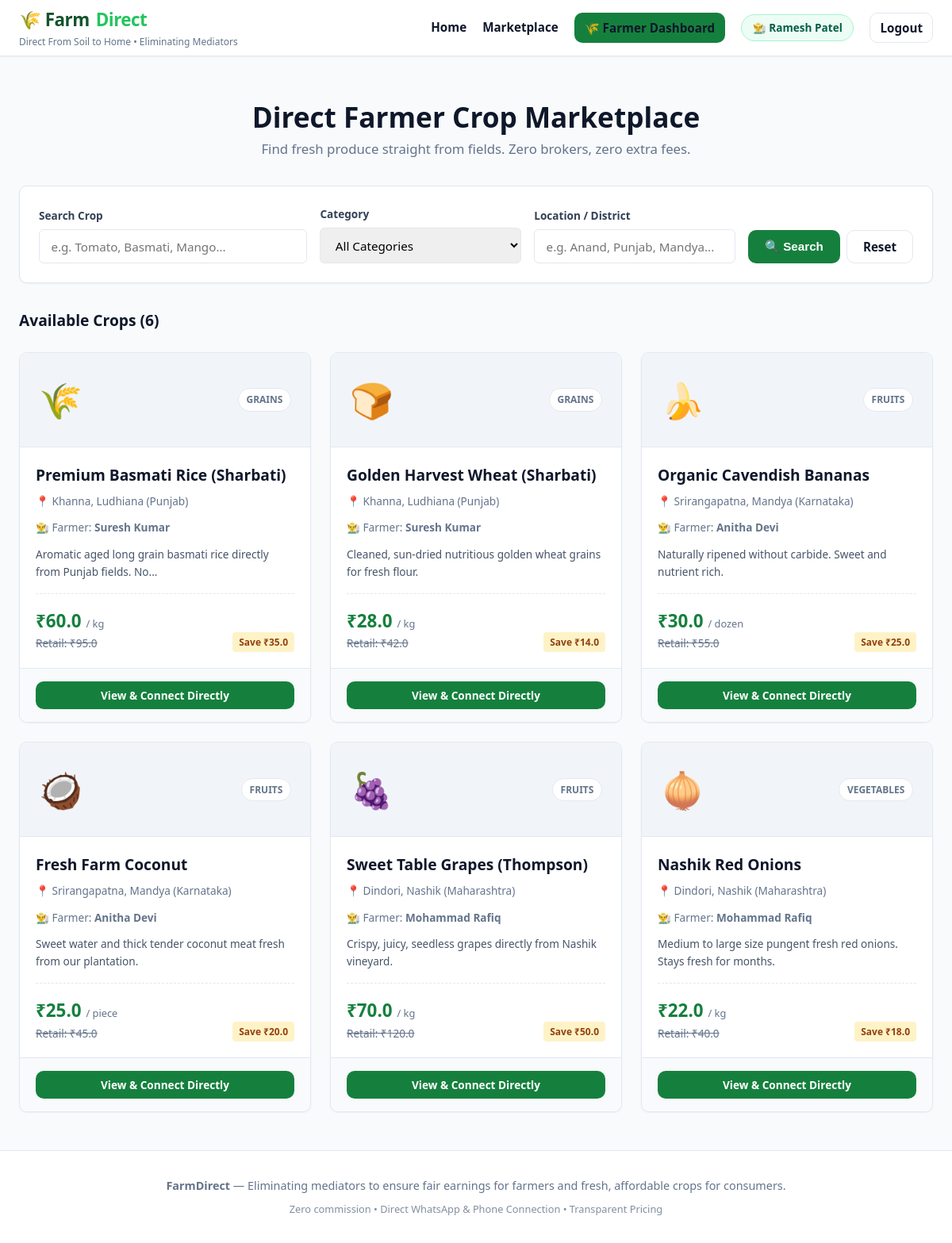
The app's page /crops (signed in) with its own data.
### tables this page shows
CREATE TABLE users (
        id INTEGER PRIMARY KEY AUTOINCREMENT,
        role TEXT NOT NULL CHECK(role IN ('farmer', 'consumer')),
        name TEXT NOT NULL,
        phone TEXT NOT NULL,
        email TEXT UNIQUE,
        password_hash TEXT NOT NULL,
        state TEXT,
        district TEXT,
        city_village TEXT NOT NULL,
        address TEXT,
        created_at TIMESTAMP DEFAULT CURRENT_TIMESTAMP
    );

CREATE TABLE crops (
        id INTEGER PRIMARY KEY AUTOINCREMENT,
        farmer_id INTEGER NOT NULL,
        crop_name TEXT NOT NULL,
        category TEXT NOT NULL,
        price REAL NOT NULL,
        unit TEXT NOT NULL DEFAULT 'kg',
        quantity REAL NOT NULL,
        harvest_date TEXT,
        description TEXT,
        image_emoji TEXT DEFAULT '🌾',
        location TEXT NOT NULL,
        estimated_market_price REAL,
        status TEXT NOT NULL DEFAULT 'available' CHECK(status IN ('available', 'sold_out')),
        created_at TIMESTAMP DEFAULT CURRENT_TIMESTAMP,
        FOREIGN KEY (farmer_id) REFERENCES users (id) ON DELETE CASCADE
    );

### app.py (the view)
@app.route('/crops')
def marketplace():
    query = request.args.get('q', '').strip()
    category = request.args.get('category', '').strip()
    location = request.args.get('location', '').strip()
    crops = db.get_all_crops(search_query=query, category=category, location_query=location)
    return render_template('marketplace.html', crops=crops, search_query=query, category=category, location=location)

### app.py (called while the page is built)
@app.context_processor
def inject_user():
    user = None
    if 'user_id' in session:
        user = db.get_user_by_id(session['user_id'])
    return dict(current_user=user)

### database.py (called while the page is built)
def get_db_connection():
    conn = sqlite3.connect(DB_PATH)
    conn.row_factory = sqlite3.Row
    return conn

def get_user_by_id(user_id):
    conn = get_db_connection()
    user = conn.execute("SELECT * FROM users WHERE id = ?", (user_id,)).fetchone()
    conn.close()
    return user

### templates/marketplace.html (shortened to what this page needs)
{% extends "base.html" %}
{% block content %}
<div class="container" style="padding-top: 2rem;">
    <div style="margin-bottom: 2rem; text-align: center;">
        <h1 style="font-size: 2.2rem; font-weight: 800; color: var(--text-dark);">Direct Farmer Crop Marketplace</h1>
        <p style="color: var(--text-muted); font-size: 1.05rem;">
            Find fresh produce straight from fields. Zero brokers, zero extra fees.
        </p>
    </div>
    <div class="filter-card">
        <form method="GET" action="{{ url_for('marketplace') }}" class="filter-form">
            <div class="form-group" style="margin-bottom: 0;">
                <label for="q">Search Crop</label>
                <input type="text" id="q" name="q" class="form-control" placeholder="e.g. Tomato, Basmati, Mango..." value="{{ search_query }}">
            </div>
            <div class="form-group" style="margin-bottom: 0;">
                <label for="category">Category</label>
                <select id="category" name="category" class="form-control">
                    <option value="">All Categories</option>
                </select>
            </div>
            <div class="form-group" style="margin-bottom: 0;">
                <label for="location">Location / District</label>
                <input type="text" id="location" name="location" class="form-control" placeholder="e.g. Anand, Punjab, Mandya..." value="{{ location }}">
            </div>
            <div style="display: flex; gap: 0.5rem;">
                <button type="submit" class="btn btn-primary" style="height: 42px;">🔍 Search</button>
                <a href="{{ url_for('marketplace') }}" class="btn btn-secondary" style="height: 42px;" title="Reset filters">Reset</a>
            </div>
        </form>
    </div>
    <div style="display: flex; justify-content: space-between; align-items: center; margin-bottom: 1.5rem;">
        <h3 style="font-size: 1.2rem; font-weight: 700; color: var(--text-dark);">
            Available Crops ({{ crops|length }})
        </h3>
    </div>
    {% if crops %}
    <div class="crops-grid">
        {% for crop in crops %}
        <div class="crop-card">
            <div class="crop-card-header">
                <span class="crop-emoji">{{ crop.image_emoji }}</span>
                <span class="crop-category-badge">{{ crop.category }}</span>
            </div>
            <div class="crop-card-body">
                <h3 class="crop-card-title">{{ crop.crop_name }}</h3>
                <div class="crop-location">📍 {{ crop.location }}</div>
                <div style="font-size: 0.85rem; color: var(--text-muted); margin-bottom: 0.75rem;">
                    👨‍🌾 Farmer: <strong>{{ crop.farmer_name }}</strong>
                </div>
                <p style="font-size: 0.85rem; color: #475569; margin-bottom: 1rem; flex: 1;">
                    {{ crop.description|truncate(80) }}
                </p>
                <div class="crop-pricing">
                    <div>
                        <div class="direct-price">₹{{ crop.price }} <span>/ {{ crop.unit }}</span></div>
                        {% if crop.estimated_market_price %}
                        <div class="market-price-strike">Retail: ₹{{ crop.estimated_market_price }}</div>
                        {% endif %}
                    </div>
                    {% if crop.estimated_market_price and crop.estimated_market_price > crop.price %}
                    <div class="savings-pill">
                        Save ₹{{ (crop.estimated_market_price - crop.price)|round }}
                    </div>
                    {% endif %}
                </div>
            </div>
            <div class="crop-card-footer">
                <a href="{{ url_for('crop_detail', crop_id=crop.id) }}" class="btn btn-primary btn-sm btn-block">
                    View & Connect Directly
                </a>
            </div>
        </div>
        {% endfor %}
    </div>
    {% endif %}
</div>
{% endblock %}

### templates/base.html (shortened to what this page needs)
<!DOCTYPE html>
<html lang="en">
<head>
    <link rel="stylesheet" href="{{ url_for('static', filename='css/style.css') }}">
</head>
<body>
    <nav class="navbar">
        <div class="container nav-content">
            <div>
                <a href="{{ url_for('index') }}" class="brand-logo">
                    🌾 Farm<span class="highlight">Direct</span>
                </a>
                <span class="brand-tagline">Direct From Soil to Home • Eliminating Mediators</span>
            </div>
            <ul class="nav-links">
                <li><a href="{{ url_for('index') }}">Home</a></li>
                <li><a href="{{ url_for('marketplace') }}">Marketplace</a></li>
                {% if session.get('user_id') %}
                    {% if session.get('role') == 'farmer' %}
                        <li><a href="{{ url_for('farmer_dashboard') }}" class="btn btn-sm btn-farmer">🌾 Farmer Dashboard</a></li>
                        <li><span class="user-badge farmer">👨‍🌾 {{ session.get('user_name') }}</span></li>
                    {% elif session.get('role') == 'consumer' %}
                        <li><a href="{{ url_for('consumer_dashboard') }}" class="btn btn-sm btn-consumer">🛒 Consumer Dashboard</a></li>
                        <li><span class="user-badge consumer">👤 {{ session.get('user_name') }}</span></li>
                    {% endif %}
                    <li><a href="{{ url_for('logout') }}" class="btn btn-sm btn-secondary">Logout</a></li>
                {% else %}
                    <li><a href="{{ url_for('farmer_login') }}" class="btn btn-sm btn-farmer">👨‍🌾 Farmer Login</a></li>
                    <li><a href="{{ url_for('consumer_login') }}" class="btn btn-sm btn-consumer">🛒 Consumer Login</a></li>
                {% endif %}
            </ul>
        </div>
    </nav>
    <div class="container flash-container">
    </div>
    <main>
        {% block content %}{% endblock %}
    </main>
    <footer>
        <div class="container">
            <p><strong>FarmDirect</strong> — Eliminating mediators to ensure fair earnings for farmers and fresh, affordable crops for consumers.</p>
            <p style="margin-top: 0.5rem; font-size: 0.8rem; opacity: 0.8;">Zero commission • Direct WhatsApp & Phone Connection • Transparent Pricing</p>
        </div>
    </footer>
</body>
</html>

### records on screen
users: get "Ramesh Patel"
crops: image_emoji "🌾", category "GRAINS", crop_name "Premium Basmati Rice (Sharbati)", location "Khanna, Ludhiana (Punjab)", farmer_name "Suresh Kumar", description "Aromatic aged long grain basmati rice directly from Punjab fields. No...", price "60.0", unit "kg", estimated_market_price "95.0", (crop.estimated_market_price-crop.price)|round "35.0"
crops: image_emoji "🍞", category "GRAINS", crop_name "Golden Harvest Wheat (Sharbati)", location "Khanna, Ludhiana (Punjab)", farmer_name "Suresh Kumar", description "Cleaned, sun-dried nutritious golden wheat grains for fresh flour.", price "28.0", unit "kg", estimated_market_price "42.0", (crop.estimated_market_price-crop.price)|round "14.0"
crops: image_emoji "🍌", category "FRUITS", crop_name "Organic Cavendish Bananas", location "Srirangapatna, Mandya (Karnataka)", farmer_name "Anitha Devi", description "Naturally ripened without carbide. Sweet and nutrient rich.", price "30.0", unit "dozen", estimated_market_price "55.0", (crop.estimated_market_price-crop.price)|round "25.0"
crops: image_emoji "🥥", category "FRUITS", crop_name "Fresh Farm Coconut", location "Srirangapatna, Mandya (Karnataka)", farmer_name "Anitha Devi", description "Sweet water and thick tender coconut meat fresh from our plantation.", price "25.0", unit "piece", estimated_market_price "45.0", (crop.estimated_market_price-crop.price)|round "20.0"
crops: image_emoji "🍇", category "FRUITS", crop_name "Sweet Table Grapes (Thompson)", location "Dindori, Nashik (Maharashtra)", farmer_name "Mohammad Rafiq", description "Crispy, juicy, seedless grapes directly from Nashik vineyard.", price "70.0", unit "kg", estimated_market_price "120.0", (crop.estimated_market_price-crop.price)|round "50.0"
crops: image_emoji "🧅", category "VEGETABLES", crop_name "Nashik Red Onions", location "Dindori, Nashik (Maharashtra)", farmer_name "Mohammad Rafiq", description "Medium to large size pungent fresh red onions. Stays fresh for months.", price "22.0", unit "kg", estimated_market_price "40.0", (crop.estimated_market_price-crop.price)|round "18.0"

### other values on screen
{{ crops|length }} "6"
